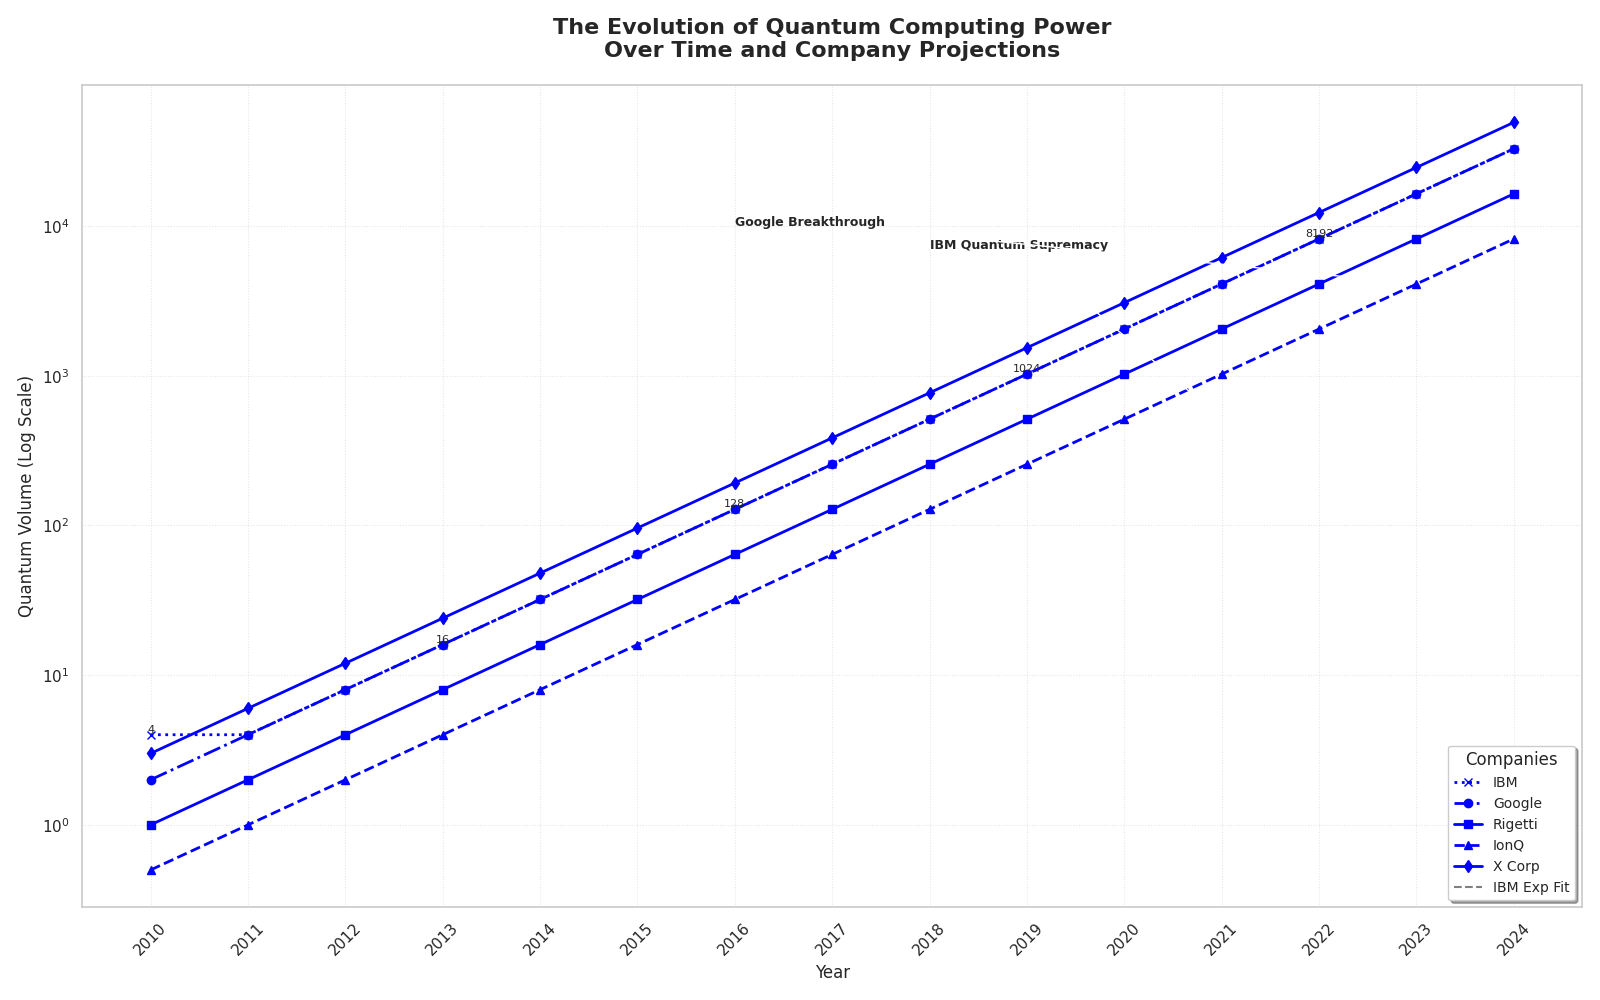

This figure's Python source:
import matplotlib.pyplot as plt
import numpy as np
from scipy.optimize import curve_fit

years = np.array(list(range(2010, 2025)))

ibm_quantum_volume = np.array([4, 4, 8, 16, 32, 64, 128, 256, 512, 1024, 2048, 4096, 8192, 16384, 32768])
google_quantum_volume = np.array([2, 4, 8, 16, 32, 64, 128, 256, 512, 1024, 2048, 4096, 8192, 16384, 32768])
rigetti_quantum_volume = np.array([1, 2, 4, 8, 16, 32, 64, 128, 256, 512, 1024, 2048, 4096, 8192, 16384])
ionq_quantum_volume = np.array([0.5, 1, 2, 4, 8, 16, 32, 64, 128, 256, 512, 1024, 2048, 4096, 8192])
xcorp_quantum_volume = np.array([3, 6, 12, 24, 48, 96, 192, 384, 768, 1536, 3072, 6144, 12288, 24576, 49152])

def exponential_growth(x, a, b):
    return a * np.exp(b * x)

params, _ = curve_fit(exponential_growth, years, ibm_quantum_volume, p0=[1, 0.1])

fig, ax = plt.subplots(figsize=(16, 10))

# Applying a single color consistently for all data groups
common_color = 'blue'
ax.plot(years, ibm_quantum_volume, marker='x', linestyle=':', label='IBM', color=common_color, linewidth=2)
ax.plot(years, google_quantum_volume, marker='o', linestyle='-.', label='Google', color=common_color, linewidth=2)
ax.plot(years, rigetti_quantum_volume, marker='s', linestyle='-', label='Rigetti', color=common_color, linewidth=2)
ax.plot(years, ionq_quantum_volume, marker='^', linestyle='--', label='IonQ', color=common_color, linewidth=2)
ax.plot(years, xcorp_quantum_volume, marker='d', linestyle='-', label='X Corp', color=common_color, linewidth=2)

ax.plot(years, exponential_growth(years, *params), color='grey', linewidth=1.5, linestyle='--', label='IBM Exp Fit')

ax.annotate('IBM Quantum Supremacy', xy=(2021, 512), xytext=(2018, 7000),
            arrowprops=dict(facecolor='red', arrowstyle='->'), fontsize=9, fontweight='bold')

ax.annotate('Google Breakthrough', xy=(2023, 4096), xytext=(2016, 10000),
            arrowprops=dict(facecolor='blue', arrowstyle='->'), fontsize=9, fontweight='bold')

for i, year in enumerate(years):
    if i % 3 == 0:
        ax.text(year, ibm_quantum_volume[i], f'{ibm_quantum_volume[i]}', fontsize=8, ha='center', va='bottom')

plt.title('The Evolution of Quantum Computing Power\nOver Time and Company Projections', 
          fontsize=16, fontweight='bold', pad=20)
ax.set_xlabel('Year', fontsize=12)
ax.set_ylabel('Quantum Volume (Log Scale)', fontsize=12)
ax.set_yscale('log')
ax.grid(True, linestyle=':', linewidth=0.75, alpha=0.5)

ax.legend(title='Companies', loc='lower right', fontsize=10, frameon=True, shadow=True)

plt.xticks(years, rotation=45)
plt.tight_layout()

plt.show()
